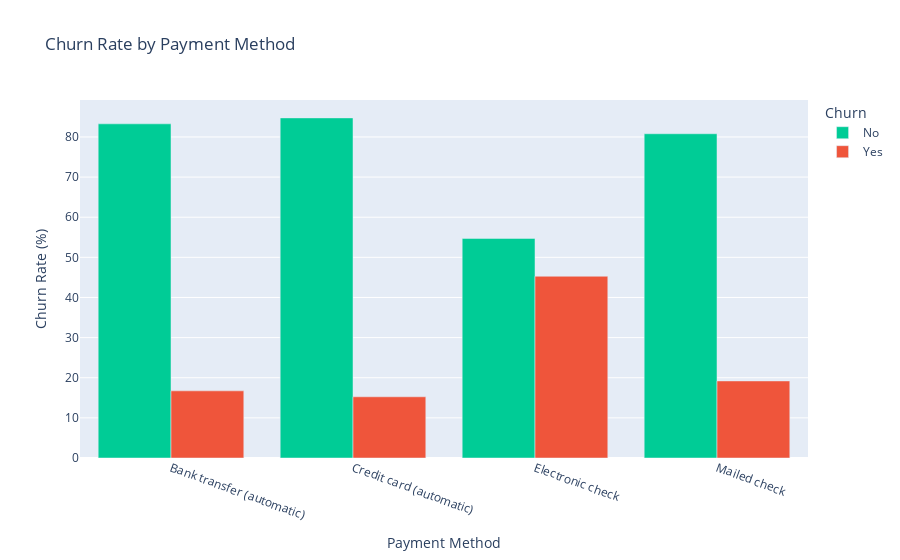

The notebook cell this image was saved under:
### Code cell
#Step-12:
# 4.Churn Rate by Payment Method
fig_payment = px.bar(
    churn_by_payment,
    barmode='group',
    title='Churn Rate by Payment Method',
    labels={'value': 'Percentage', 'PaymentMethod': 'Payment Method'},
    color_discrete_sequence=['#00CC96', '#EF553B'])
fig_payment.update_layout(yaxis_title='Churn Rate (%)', xaxis_tickangle=20)
fig_payment.show()

### Figure 1 — Plotly figure (JSON) as saved in the notebook; plotly's stock layout.template omitted (floating-point values rounded to 4 significant figures)
{"data": [{"alignmentgroup": "True", "hovertemplate": "Churn=No<br>Payment Method=%{x}<br>Percentage=%{y}<extra></extra>", "legendgroup": "No", "marker": {"color": "#00CC96", "pattern": {"shape": ""}}, "name": "No", "offsetgroup": "No", "orientation": "v", "showlegend": true, "textposition": "auto", "type": "bar", "x": ["Bank transfer (automatic)", "Credit card (automatic)", "Electronic check", "Mailed check"], "xaxis": "x", "y": [83.27, 84.75, 54.71, 80.8], "yaxis": "y"}, {"alignmentgroup": "True", "hovertemplate": "Churn=Yes<br>Payment Method=%{x}<br>Percentage=%{y}<extra></extra>", "legendgroup": "Yes", "marker": {"color": "#EF553B", "pattern": {"shape": ""}}, "name": "Yes", "offsetgroup": "Yes", "orientation": "v", "showlegend": true, "textposition": "auto", "type": "bar", "x": ["Bank transfer (automatic)", "Credit card (automatic)", "Electronic check", "Mailed check"], "xaxis": "x", "y": [16.73, 15.25, 45.29, 19.2], "yaxis": "y"}], "layout": {"barmode": "group", "legend": {"title": {"text": "Churn"}, "tracegroupgap": 0}, "title": {"text": "Churn Rate by Payment Method"}, "xaxis": {"anchor": "y", "domain": [0, 1], "tickangle": 20, "title": {"text": "Payment Method"}}, "yaxis": {"anchor": "x", "domain": [0, 1], "title": {"text": "Churn Rate (%)"}}}}
